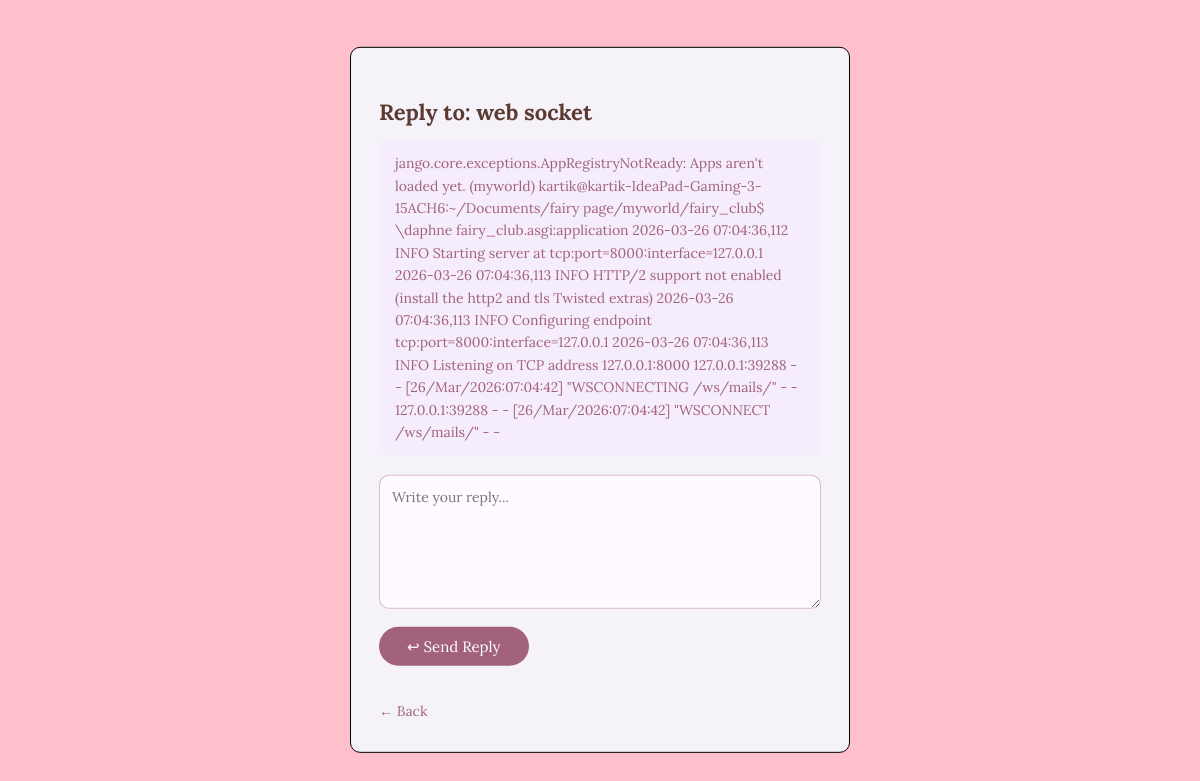
Screenshot of /reply_mail/7/ with the database file from the repository.
### login/models.py (models this page shows, shortened)
class globalmail(models.Model):
    mailtitel = models.CharField(max_length=100)
    mailbody = models.TextField()
    created_at = models.DateTimeField(auto_now_add=True)
    reply_mail= models.EmailField(null=True, blank=True)

### login/views.py (the view, shortened to what this page needs)
# urls.py: path('reply_mail/<int:mail_id>/', views.reply_mail, name='reply_mail'),
def reply_mail(request, mail_id):
    mail = get_object_or_404(globalmail, id=mail_id)
    return render(request, 'reply_mail.html', {'mail': mail})

### login/templates/reply_mail.html (shortened to what this page needs)
<!DOCTYPE html>
<html>
<head>
    {% load static %}
    <link rel="stylesheet" href="{% static 'members/reply_mail.css' %}">
</head>
<body>
    <div class="container">
        <h2 class="reply-title">Reply to: {{ mail.mailtitel }}</h2>
        <p class="mail-body-preview">{{ mail.mailbody }}</p>
        <form method="POST">
            <textarea name="reply_content" rows="6" placeholder="Write your reply..."></textarea>
            <br>
            <button type="submit" class="send-btn">&#8617; Send Reply</button>
        </form>
        <br>
        <a href="{% url 'main_page' %}" class="back-link">&#8592; Back</a>
    </div>
</body>
</html>

### login/static/members/reply_mail.css (style rules this page uses)
body { background-color: pink; font-family: "Lora", serif; }
.container { position: absolute; top: 50%; left: 50%; transform: translate(-50%, -50%); background-color: rgb(245, 242, 250); border: 1px solid black; border-radius: 10px; width: 500px; padding: 32px 28px; box-sizing: border-box; }
.reply-title { color: rgb(92, 58, 49); font-size: 22px; margin-bottom: 8px; }
.mail-body-preview { color: rgb(163, 98, 123); font-size: 14px; background: rgb(245, 236, 252); border-radius: 10px; padding: 12px 16px; margin-bottom: 20px; line-height: 1.6; }
textarea { width: 100%; border: 1px solid rgba(163, 98, 123, 0.4); border-radius: 10px; padding: 12px; font-family: "Lora", serif; font-size: 14px; color: rgb(92, 58, 49); background: rgb(255, 250, 255); resize: vertical; box-sizing: border-box; outline: none; transition: border 0.2s; }
.send-btn { display: inline-block; margin-top: 14px; background: rgb(163, 98, 123); color: white; border: none; border-radius: 20px; padding: 10px 28px; font-family: "Lora", serif; font-size: 15px; cursor: pointer; transition: background 0.2s; }
.back-link { display: inline-block; margin-top: 16px; color: rgb(163, 98, 123); text-decoration: none; font-size: 14px; }

### rows the page displays
globalmail: mailtitel "web socket", mailbody "jango.core.exceptions.AppRegistryNotReady: Apps aren't loaded yet. (myworld) kartik@kartik-IdeaPad-Gaming-3-15ACH6:~/Documents/fairy page/myworld/fairy_club$ \\daphne fairy_club.asgi:application 2026-03-26 07:04:36,112 INFO Starting server at tcp:port=8000:interface=127.0.0.1 2026-03-26 07:04:36,113 INFO HTTP/2 support not enabled (install the http2 and tls Twisted extras) 2026-03-26 07:04:36,113 INFO Configuring endpoint tcp:port=8000:interface=127.0.0.1 2026-03-26 07:04:36,113 INFO Listening on TCP address 127.0.0.1:8000 127.0.0.1:39288 - - [26/Mar/2026:07:04:42] \"WSCONNECTING /ws/mails/\" - - 127.0.0.1:39288 - - [26/Mar/2026:07:04:42] \"WSCONNECT /ws/mails/\" - -"
